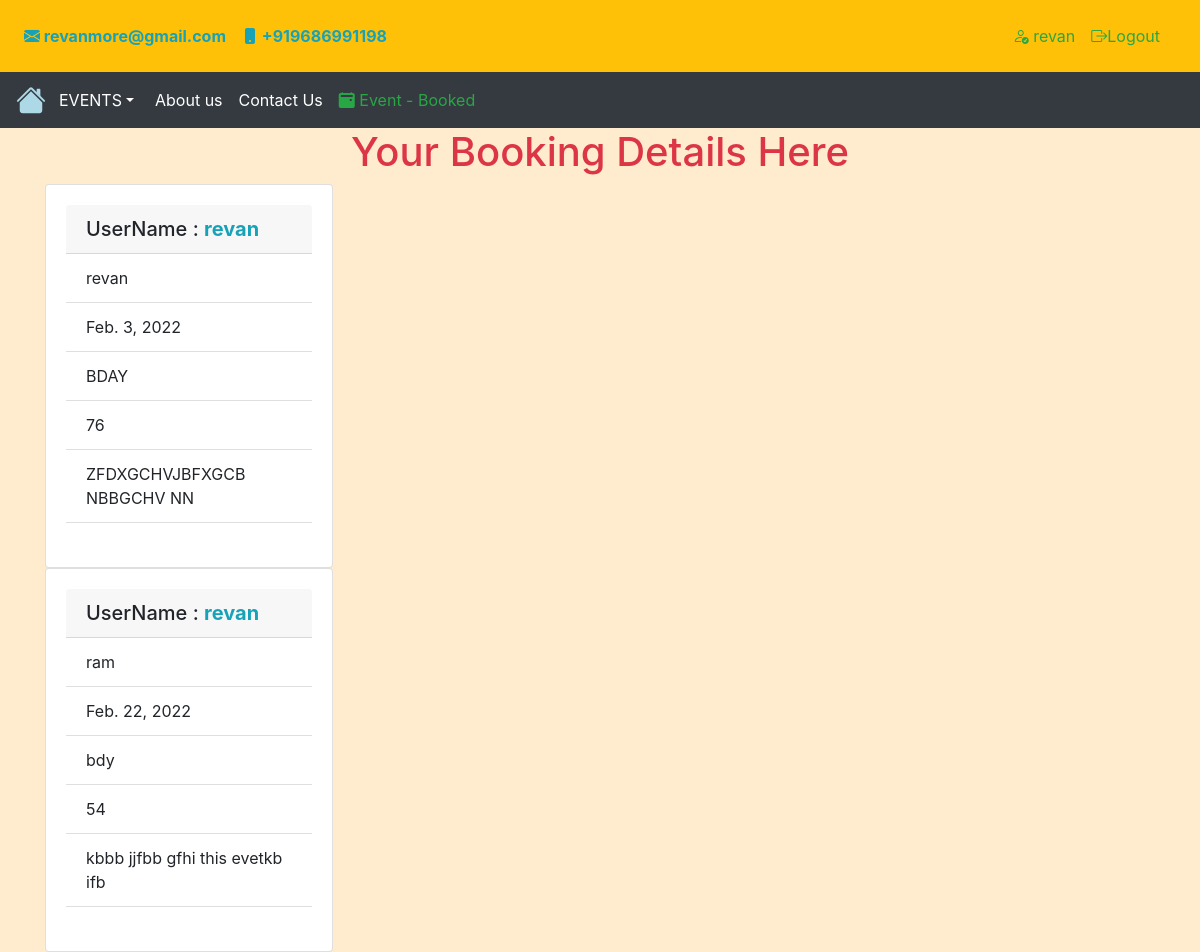
The page /booked_events/ (signed in) on the database its author committed.
### Event_App/models.py (models this page shows, shortened)
class Bookevent(models.Model):
    Name = models.CharField(max_length=200)
    Mobile = models.IntegerField(blank=False, null=True)
    Loaction = models.CharField(max_length=200)
    Email = models.EmailField(blank=True, null=True)
    Pepole = models.CharField(max_length=50)
    Date = models.DateField(blank=False)
    Event = models.CharField( max_length=150)
    Address = models.CharField(max_length=1200)
    Message = models.TextField(max_length=1200)
    user = models.ForeignKey(User,on_delete=models.CASCADE,default='')

### Event_App/views.py (the view)
# urls.py: path('booked_events/',views.booked_events,name='booked_events'),
@login_required
def booked_events(request):
    data = Bookevent.objects.all()
    return render(request,'events.html',{'data':data})

### Event_App/templates/events.html (shortened to what this page needs)
{% extends 'base.html' %}
{% block content%}
<div class='container'>
  <h1 class='text-danger text-center'>Your Booking Details Here</h1>
  {% for book in data %}
  <div class='row'>
    <div class="col-1">
      <div class="card" style="width: 18rem;">
      <div class="card-body card-center">
        <h5 class="card-header">UserName : <b class='text-info'>{{user.username}}</b></h5>
      <ul class="list-group list-group-flush">
        <li class="list-group-item">{{book.Name}}</li>
        <li class="list-group-item">{{book.Date}}</li>
        <li class="list-group-item">{{book.Event}}</li>
        <li class="list-group-item">{{book.Pepole}}</li>
        <li class="list-group-item">{{book.Message}}</li>
        <li class="list-group-item">{{book.Location}}</li>
      </ul>
      </div>
      </div>
    </div>
    </div>
    {% endfor %}
  {% endblock %}

### Event_App/templates/base.html (shortened to what this page needs)
<!doctype html>
<html lang="en">
  <head>
    <link rel="stylesheet" href="https://cdn.jsdelivr.net/npm/bootstrap@4.6.1/dist/css/bootstrap.min.css">
    <link rel="stylesheet" href="https://cdn.jsdelivr.net/npm/bootstrap-icons@1.7.2/font/bootstrap-icons.css">
  </head>
  <body>
  <nav class="navbar navbar-expand navbar-info bg-warning">
    <ul class="navbar-nav">
      <li class="nav-item active">
        <a class="nav-link text-info" href="/"><b><i class="bi bi-envelope-fill"></i> revanmore@gmail.com</b></a>
      </li>
      <li class="nav-item active">
        <a class="nav-link text-info" href="/"><b><i class="bi bi-phone-fill"></i> +919686991198</b></a>
      </li>
      </ul>
      <nav class="navbar navbar-expand-md justify-content-xl-end">
        <ul class="navbar-nav">
        {% if user.is_authenticated %}
          <li class="nav-item active">
            <a class="nav-link text-success"><i class="bi bi-person-check"></i> {{user.username}}</a>
          </li>
          <li class="nav-item active">
            <a href="{% url 'logout' %}" class="nav-link text-success"><i class="bi bi-box-arrow-right"></i>Logout</a>
          </li>
          {% endif %}
        </ul>
      </nav>
  </nav>
    <nav class="navbar navbar-expand-sm navbar-dark bg-dark">
     <a href="{% url  'home' %}"></a>
        <div class="btn-group">
          <button class="btn btn-dark dropdown-toggle" type="button" id="triggerId" data-toggle="dropdown" aria-haspopup="true"
              aria-expanded="flase">EVENTS</button>
          </div>
        <ul class="navbar-nav">
          <li class="nav-item active">
            <a class="nav-link" href="/">About us</a>
          </li>
          <li class="nav-item active">
            <a class="nav-link" href="{% url 'contact_view' %}">Contact Us</a>
          </li>
          <ul class="navbar-nav">
            {% if user.is_authenticated %}
            <li class="nav-item active">
              <a class="nav-link text-success" href="{% url 'booked_events' %}"><i class="bi bi-calendar2-event-fill"></i> Event - Booked</a>
            </li>
            {% endif %}
          </ul>
      </nav>
    {% load static %}
      {% block content %}{% endblock %}
  </body>
</html>

### Event_App/templates/base.html (style rules this page uses)
body { background-color: blanchedalmond; }
.navbar-nav { margin-right: auto; }

### rows shown on the page
Bookevent: Name "revan", Date "Feb. 3, 2022", Event "BDAY", Pepole "76", Message "ZFDXGCHVJBFXGCB NBBGCHV NN"
Bookevent: Name "ram", Date "Feb. 22, 2022", Event "bdy", Pepole "54", Message "kbbb jjfbb gfhi this evetkb ifb"

### other values the page prints
{{ user.username }} "revan"
